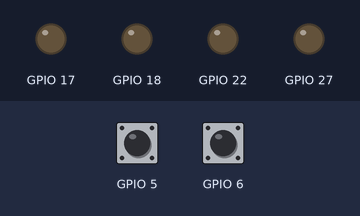
Simulated run of this program. Board: Raspberry Pi (BCM pin numbers). Shown: output pins drawn as LEDs (lit = HIGH). Inputs (shaded band) come from the test bench; at power-on: GPIO 5 HIGH, GPIO 6 HIGH.

Above: at 1.2 s.
1.3 s: GPIO 5 pulled LOW for 0.15 s
At 1.37 s:
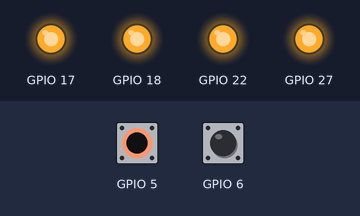
2.9 s: GPIO 5 pulled LOW for 3.2 s
At 7.3 s:
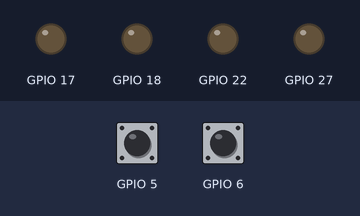
7.6 s: GPIO 6 pulled LOW for 3.2 s
At 8.8 s:
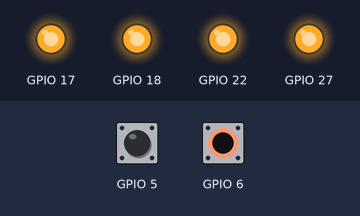
Timing chart, 0 to 12.3 s (numbered marks = the images above; inputs shaded):
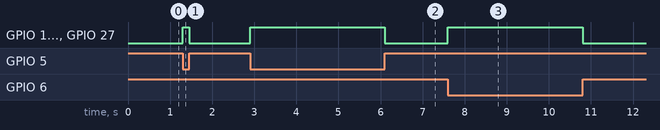

The program:

rpz_ledsw.py
```python
import RPi.GPIO as GPIO
import time

# GPIOの準備
GPIO.setmode(GPIO.BCM)

# SW1, SW2ピン入力設定
GPIO.setup(5, GPIO.IN, pull_up_down=GPIO.PUD_UP)
GPIO.setup(6, GPIO.IN, pull_up_down=GPIO.PUD_UP)

# LED1, 2, 3, 4ピン出力設定
GPIO.setup(17, GPIO.OUT)
GPIO.setup(18, GPIO.OUT)
GPIO.setup(22, GPIO.OUT)
GPIO.setup(27, GPIO.OUT)

try:
    while True:
        # SW1かSW2が押された場合
        if 0==GPIO.input(5) or 0==GPIO.input(6):
            # LED1, 2, 3, 4 点灯
            GPIO.output(17, 1)
            GPIO.output(18, 1)
            GPIO.output(22, 1)
            GPIO.output(27, 1)
        #SW1, SW2どちらも押されていない場合
        else:
            # LED1, 2, 3, 4 消灯
            GPIO.output(17, 0)
            GPIO.output(18, 0)
            GPIO.output(22, 0)
            GPIO.output(27, 0)
        time.sleep(0.01)

# Ctrl+Cが押されたらGPIOを解放
except KeyboardInterrupt:
    GPIO.cleanup(5)
    GPIO.cleanup(6)
    GPIO.cleanup(17)
    GPIO.cleanup(18)
    GPIO.cleanup(22)
    GPIO.cleanup(27)
```

Measured:
- after the input at 1.3 s, GPIO 17, GPIO 18, GPIO 22, GPIO 27: LOW → HIGH at once, → LOW 0.15 s later
- after the input at 2.9 s, GPIO 17, GPIO 18, GPIO 22, GPIO 27: LOW → HIGH at once, → LOW 3.2 s later
- after the input at 7.6 s, GPIO 17, GPIO 18, GPIO 22, GPIO 27: LOW → HIGH at once, → LOW 3.2 s later
